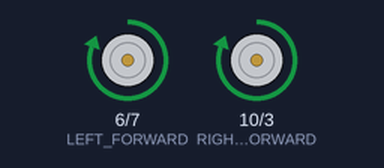
Bench run of a sketch on a simulated Arduino Uno, built with avr-gcc and run on an emulated ATmega328P. On the bench: motor-driver pin pairs drawn as motors (green arrow = first pin HIGH = forward, orange = second pin HIGH = backward, longer = more drive).

Above: at 0.1 s.
At 2.1 s:
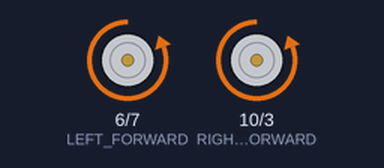
At 4.1 s:
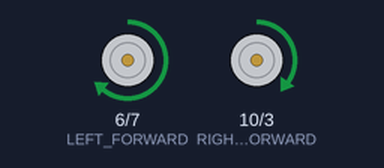
At 8.1 s:
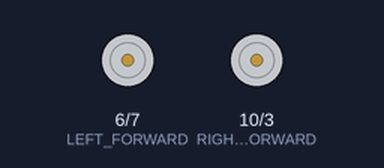
Timing chart, 0 to 9.6 s (numbered marks = the images above):
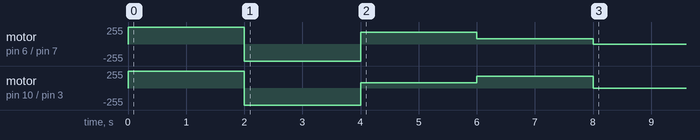

The sketch:

Lab_NRV8833.ino
```cpp
/*
  DRV8833-Dual-Motor-Driver-Module
*/

#include "component_motor.h"

int cur_cmd = DEV_STOP;

void setup() {
    Serial.begin(115200);
   setup_motor();

    cur_cmd = DEV_GO;
    motor_action(cur_cmd);
    delay(2000);

    cur_cmd = DEV_BACK;
    motor_action(cur_cmd);
    delay(2000);

   cur_cmd = DEV_LEFT;
  motor_action(cur_cmd);
  delay(2000);
   cur_cmd = DEV_RIGHT;
   motor_action(cur_cmd);
   delay(2000);

    cur_cmd = DEV_STOP;
    motor_action(cur_cmd);
    motor_stop();

}

void loop() {

}
```

component_motor.h
```cpp
/* MiniCar with ESP32-C3
      Motor
*/
#ifndef MOTOR_H
#define MOTOR_H

#define LEFT_FORWARD 6 // AIN1 绿色
#define LEFT_BACK 7     // AIN2 黄色

#define RIGHT_FORWARD 10//  BIN1 绿色
#define RIGHT_BACK 3   // BIN2 黄色

// motor action code
const int DEV_GO = 1;
const int DEV_BACK = 2;
const int DEV_LEFT = 3;
const int DEV_RIGHT = 4;
const int DEV_STOP = 5;

// PWM - speed
const int left_speed = 180;
const int right_speed = 180;
const int turn_speed_diff = 100;

void motor_forward()
{
  digitalWrite(LEFT_FORWARD, HIGH);
  digitalWrite(LEFT_BACK, LOW);
  digitalWrite(RIGHT_FORWARD, HIGH);
  digitalWrite(RIGHT_BACK, LOW);
}

void motor_back()
{
  digitalWrite(LEFT_FORWARD, LOW);
  digitalWrite(LEFT_BACK, HIGH);
  digitalWrite(RIGHT_FORWARD, LOW);
  digitalWrite(RIGHT_BACK, HIGH);
}

void motor_stop()
{
  digitalWrite(LEFT_FORWARD, LOW);
  digitalWrite(LEFT_BACK, LOW);
  digitalWrite(RIGHT_FORWARD, LOW);
  digitalWrite(RIGHT_BACK, LOW);
}

void motor_turn_left()
{
  analogWrite(LEFT_FORWARD, left_speed);
  digitalWrite(LEFT_BACK, LOW);
  analogWrite(RIGHT_FORWARD, left_speed - turn_speed_diff);
  digitalWrite(RIGHT_BACK, LOW);
}

void motor_turn_right()
{
  analogWrite(LEFT_FORWARD, left_speed - turn_speed_diff);
  digitalWrite(LEFT_BACK, LOW);
  analogWrite(RIGHT_FORWARD, left_speed);
  digitalWrite(RIGHT_BACK, LOW);
}

void motor_action(int motor_cmd)
{
  switch (motor_cmd)
  {
  case DEV_GO:
    motor_forward();
    break;
  case DEV_LEFT:
    motor_turn_left();
    break;
  case DEV_RIGHT:
    motor_turn_right();
    break;
  case DEV_BACK:
    motor_back();
    break;
  case DEV_STOP:
    motor_stop();
    break;
  default:
    break;
  } // switch
};

void setup_motor()
{
  pinMode(LEFT_FORWARD, OUTPUT);
  pinMode(LEFT_BACK, OUTPUT);
  pinMode(RIGHT_FORWARD, OUTPUT);
  pinMode(RIGHT_BACK, OUTPUT);

}

void loop_motor()
{

}

#endif /* MOTOR_H */
```
